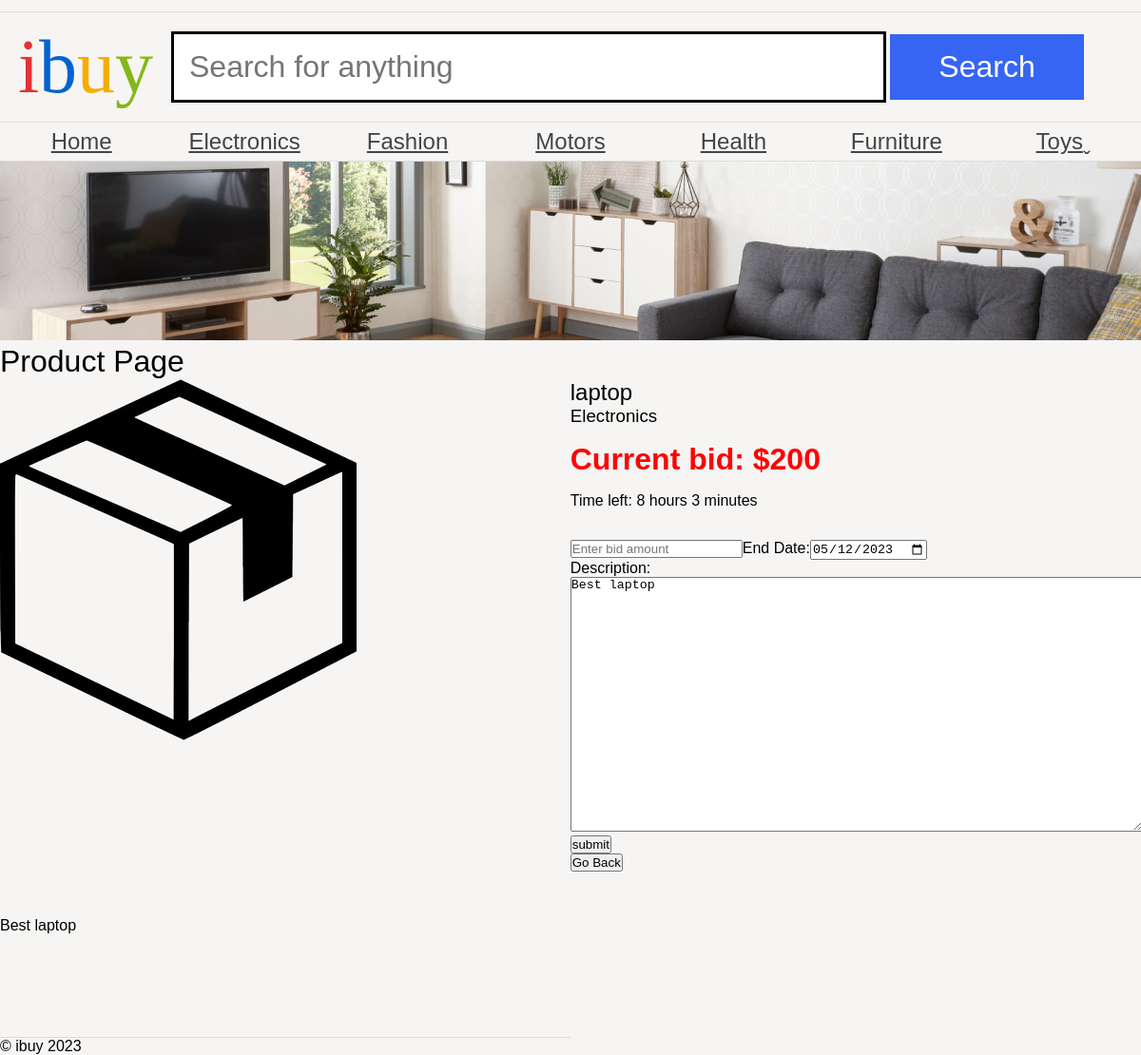
Page /bidAuction.php?productID=15 on the committed database.
### tables this page shows
CREATE TABLE `category` (
  `category_id` int(2) NOT NULL AUTO_INCREMENT,
  `name` varchar(225) NOT NULL,
  PRIMARY KEY (`category_id`)
);

CREATE TABLE `auction` (
  `endDate` date NOT NULL,
  `auction_id` int(5) NOT NULL AUTO_INCREMENT,
  `title` varchar(50) NOT NULL,
  `description` varchar(1000) NOT NULL,
  `bid` double NOT NULL,
  `category` text NOT NULL,
  PRIMARY KEY (`auction_id`)
);

### bidAuction.php (the view, shortened to what this page needs)
<?php
include 'header.php';
include 'data-connection.php';?>
<?php
if(isset($_GET['productID'])) {
    $productId = $_GET['productID'];
} else {
    echo "Product ID not found in URL.";
    exit();
}
$get_product_query = $connection->prepare("SELECT * FROM auction WHERE auction_id = :productId");
$get_product_query->bindParam(':productId', $productId);
$get_product_query->execute();
$productData = $get_product_query->fetch();
echo '<h1>Product Page</h1>';
echo '<article class="product">';
echo '<img src="product.png" alt="product name">';
echo '<section class="details">';
echo '<h2>'.$productData['title'].'</h2>';
echo '<h3>'.$productData['category'].'</h3>';
echo '<p class="price">Current bid: $'.$productData['bid'].'</p>';
echo '<time>Time left: 8 hours 3 minutes</time>';
echo '<form action="#" class="bid" method="POST">';
echo '<input type="text" name="bid" placeholder="Enter bid amount" />';
echo '<label>End Date:</label>';
echo '<input type="date" name="endDate" value="'.$productData['endDate'].'"><br>';
echo '<label>Description:</label>';
echo '<textarea name="description">'.$productData['description'].'</textarea>';
echo '<input type="submit" name="submit" value="submit" />';
echo '</form>';
echo '<a href = "index.php"> <button> Go Back </button> </a>';
echo '</section>';
echo '<section class="description">';
echo '<p>'.$productData['description'].'</p>';
echo '</section>';
?>
<?php
    include 'footer.php';
?>

### header.php (shortened to what this page needs)
<?php
include 'data-connection.php';?>
<!DOCTYPE html>
<html>
	<head>
		<link rel="stylesheet" href="ibuy.css" />
	</head>
	<body>
		<header>
			<h1><span class="i">i</span><span class="b">b</span><span class="u">u</span><span class="y">y</span></h1>
			<form action="#">
				<input type="text" name="search" placeholder="Search for anything" />
				<input type="submit" name="submit" value="Search" />
			</form>
		</header>
		<nav>
			<ul>
				<?php
				$get_categories_query = $connection->prepare("SELECT * FROM category");
				$get_categories_query->execute();
				$categories = $get_categories_query->fetchAll();
				foreach($categories as $category){
					echo '<li><a class="categoryLink" href="#">'.$category['name'].'</a></li>';
 }
				?>
			</ul>
		</nav>
		<img src="banners/1.jpg" alt="Banner" />

### ibuy.css (style rules this page uses)
* { margin: 0; padding: 0; }
body { font-family: 'Oxygen-Regular', sans-serif; background-color: #f6f5f4; max-width: 100vw; overflow-x: hidden; }
h1, h2, h3, h4 { font-weight: normal; }
a, a:visited { color: #444; }
header { margin-top: 1vw; font-family: 'Univers-Light-Normal'; display: grid; grid-template-columns: 15% 85%; align-items: center; padding-top: 1vw; padding-bottom: 1vw; border-top: 1px solid #ddd; border-bottom: 1px solid #ddd; }
header h1 { text-align: center; font-size: 5em; }
form { display: block; }
header form input[type=text] { border: 3px solid black; font-size: 2em; padding: 0.5em; width: 70%; }
body > img { width: 100vw; }
header form input[type=submit] { background-color: #3665f3; color: white; width: 20%; font-size: 2em; padding: 0.5em; cursor: pointer; border: 0; }
header .i { color: #e43137; }
header .b { color: #0063d1; }
header .u { color: #f4ae01; }
header .y { color: #85b716; }
body > nav { border-bottom: 1px solid #ddd; }
body > nav ul li:last-child a:after { content: 'ˬ'; position: absolute; }
body > nav ul { display: flex; width: 100vw; list-style-type: none; }
body > nav ul li { flex: 1; }
body > nav ul li a { display: block; text-align: center; padding-top: 0.5vw; padding-bottom: 0.5vw; font-size: 1.5em; }
p.price { display: block; text-align: right; font-weight: bold; font-size: 2em; }
article.product { display: grid; griid-template-columns: 60% 40%; grid-template-areas: "img details" "description description" "reviews reviews" }
article.product img { grid-area: img; }
article .details { grid-area: details; }
textarea { width: 100%; height: 20em; }
article .description { grid-area: description; padding-top: 3em; padding-bottom: 3em; }
.price { color: red; }
article.product .price { text-align: left; }
time { display: block; margin: 1em 0; }
.details p { margin-top: 0.5em; }
.bid { margin-top: 2em; padding: 0; }
.bid input { margin-left: 0; }
h1 { text-decoration: none; }

### rows in the picture
category: name "Home"
category: name "Electronics"
category: name "Fashion"
category: name "Motors"
category: name "Health"
category: name "Furniture"
category: name "Toys"
auction: title "laptop", category "Electronics", bid "200", endDate "05/12/2023", description "Best laptop"
